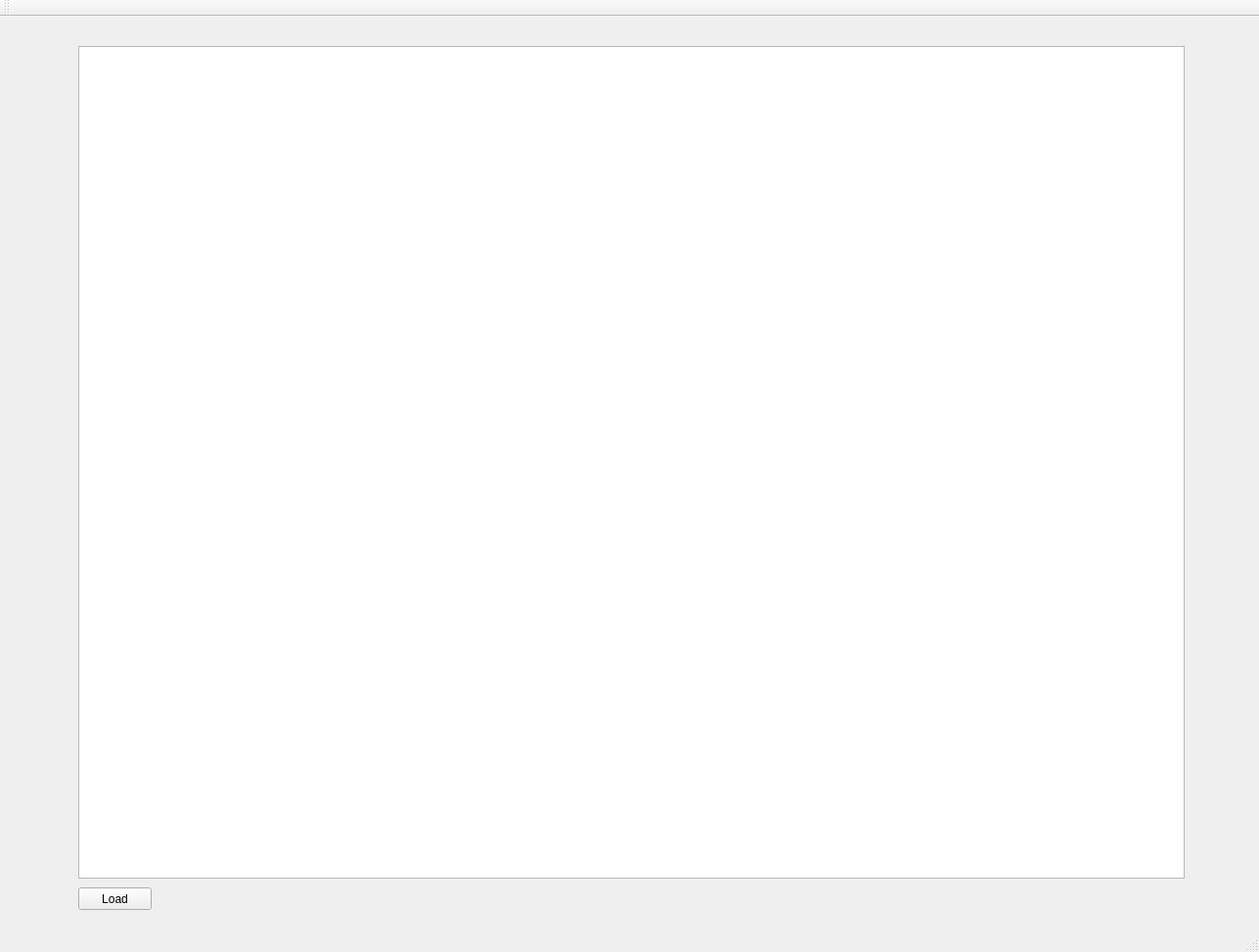
<?xml version="1.0" encoding="UTF-8"?>
<ui version="4.0">
 <class>MainWindow</class>
 <widget class="QMainWindow" name="MainWindow">
  <property name="geometry">
   <rect>
    <x>0</x>
    <y>0</y>
    <width>1287</width>
    <height>973</height>
   </rect>
  </property>
  <property name="windowTitle">
   <string>MainWindow</string>
  </property>
  <widget class="QWidget" name="centralWidget">
   <widget class="QGraphicsView" name="graphicsView">
    <property name="geometry">
     <rect>
      <x>80</x>
      <y>30</y>
      <width>1131</width>
      <height>851</height>
     </rect>
    </property>
   </widget>
   <widget class="QPushButton" name="PB_load">
    <property name="geometry">
     <rect>
      <x>80</x>
      <y>890</y>
      <width>75</width>
      <height>23</height>
     </rect>
    </property>
    <property name="text">
     <string>Load</string>
    </property>
   </widget>
  </widget>
  <widget class="QMenuBar" name="menuBar">
   <property name="geometry">
    <rect>
     <x>0</x>
     <y>0</y>
     <width>1287</width>
     <height>21</height>
    </rect>
   </property>
  </widget>
  <widget class="QToolBar" name="mainToolBar">
   <attribute name="toolBarArea">
    <enum>TopToolBarArea</enum>
   </attribute>
   <attribute name="toolBarBreak">
    <bool>false</bool>
   </attribute>
  </widget>
  <widget class="QStatusBar" name="statusBar"/>
 </widget>
 <layoutdefault spacing="6" margin="11"/>
 <resources/>
 <connections/>
</ui>
